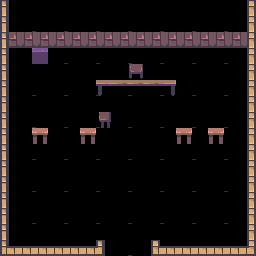

Tiled map render using the project's own tile images. Description and the whole map definition, tile-layer contents included, below:
An orthogonal 16x16 tile map with 16x16 px tiles, 5 tile layers (background, midground, buildings, foreground, ...), 2 tilesets and 1 object.

<map version="1.2" tiledversion="1.3.0" orientation="orthogonal" renderorder="right-down" compressionlevel="0" width="16" height="16" tilewidth="16" tileheight="16" infinite="0" nextlayerid="8" nextobjectid="5">
 <tileset firstgid="1" source="InteriorBackground.tsx" />
 <tileset firstgid="401" source="InteriorForeground.tsx" />
 <layer id="1" name="background" width="16" height="16">
  <data encoding="csv">
190,191,190,191,190,191,190,191,190,191,190,191,190,191,190,191,
210,211,210,211,210,211,210,211,210,211,210,211,210,211,210,211,
190,191,190,191,190,191,190,191,190,191,190,191,190,191,190,191,
210,211,210,211,210,211,210,211,210,211,210,211,210,211,210,211,
190,191,190,191,190,191,190,191,190,191,190,191,190,191,190,191,
210,211,210,211,210,211,210,211,210,211,210,211,210,211,210,211,
190,191,190,191,190,191,190,191,190,191,190,191,190,191,190,191,
210,211,210,211,210,211,210,211,210,211,210,211,210,211,210,211,
190,191,190,191,190,191,190,191,190,191,190,191,190,191,190,191,
210,211,210,211,210,211,210,211,210,211,210,211,210,211,210,211,
190,191,190,191,190,191,190,191,190,191,190,191,190,191,190,191,
210,211,210,211,210,211,210,211,210,211,210,211,210,211,210,211,
190,191,190,191,190,191,190,191,190,191,190,191,190,191,190,191,
210,211,210,211,210,211,210,211,210,211,210,211,210,211,210,211,
190,191,190,191,190,191,190,191,190,191,190,191,190,191,190,191,
210,211,210,211,210,211,210,211,210,211,210,211,210,211,210,211
</data>
 </layer>
 <layer id="2" name="midground" width="16" height="16">
  <data encoding="csv">
0,0,0,0,0,0,0,0,0,0,0,0,0,0,0,0,
0,0,0,0,0,0,0,0,0,0,0,0,0,0,0,0,
0,0,0,0,0,0,0,0,0,0,0,0,0,0,0,0,
0,0,0,0,0,0,0,0,0,0,0,0,0,0,0,0,
0,0,0,0,0,0,0,0,0,0,0,0,0,0,0,0,
0,0,0,0,0,0,0,0,0,0,0,0,0,0,0,0,
0,0,0,0,0,0,0,0,0,0,0,0,0,0,0,0,
0,0,0,0,0,0,0,0,0,0,0,0,0,0,0,0,
0,0,0,0,0,0,0,0,0,0,0,0,0,0,0,0,
0,0,0,0,0,0,0,0,0,0,0,0,0,0,0,0,
0,0,0,0,0,0,0,0,0,0,0,0,0,0,0,0,
0,0,0,0,0,0,0,0,0,0,0,0,0,0,0,0,
0,0,0,0,0,0,0,0,0,0,0,0,0,0,0,0,
0,0,0,0,0,0,0,0,0,0,0,0,0,0,0,0,
0,0,0,0,0,0,0,0,0,0,0,0,0,0,0,0,
0,0,0,0,0,0,0,0,0,0,0,0,0,0,0,0
</data>
 </layer>
 <layer id="5" name="buildings" width="16" height="16">
  <data encoding="csv">
0,0,0,0,0,0,0,0,0,0,0,0,0,0,0,0,
0,0,0,0,0,0,0,0,0,0,0,0,0,0,0,0,
0,0,0,0,0,0,0,0,0,0,0,0,0,0,0,0,
0,0,0,0,0,0,0,0,0,0,0,0,0,0,0,0,
0,0,0,0,0,0,0,0,0,0,0,0,0,0,0,0,
0,0,0,0,0,0,0,0,0,0,0,0,0,0,0,0,
0,0,0,0,0,0,0,0,0,0,0,0,0,0,0,0,
0,0,0,0,0,0,0,0,0,0,0,0,0,0,0,0,
0,0,0,0,0,0,0,0,0,0,0,0,0,0,0,0,
0,0,0,0,0,0,0,0,0,0,0,0,0,0,0,0,
0,0,0,0,0,0,0,0,0,0,0,0,0,0,0,0,
0,0,0,0,0,0,0,0,0,0,0,0,0,0,0,0,
0,0,0,0,0,0,0,0,0,0,0,0,0,0,0,0,
0,0,0,0,0,0,0,0,0,0,0,0,0,0,0,0,
0,0,0,0,0,0,0,0,0,0,0,0,0,0,0,0,
2523,2382,2382,2382,2382,2382,2591,0,0,2593,2382,2382,2382,2382,2382,2521
</data>
 </layer>
 <layer id="3" name="foreground" width="16" height="16">
  <data encoding="csv">
0,0,0,0,0,0,0,0,0,0,0,0,0,0,0,0,
0,0,0,0,0,0,0,0,0,0,0,0,0,0,0,0,
3213,3213,3213,3213,3213,3213,3213,3213,3213,3213,3213,3213,3213,3213,3213,3213,
0,0,1574,0,0,0,0,0,0,0,0,0,0,0,0,0,
0,0,0,0,0,0,0,0,1044,0,0,0,0,0,0,0,
0,0,0,0,0,0,1813,1814,1814,1814,1815,0,0,0,0,0,
0,0,0,0,0,0,0,0,0,0,0,0,0,0,0,0,
0,0,0,0,0,0,1043,0,0,0,0,0,0,0,0,0,
0,0,1674,0,0,1674,0,0,0,0,0,1674,0,1674,0,0,
0,0,0,0,0,0,0,0,0,0,0,0,0,0,0,0,
0,0,0,0,0,0,0,0,0,0,0,0,0,0,0,0,
0,0,0,0,0,0,0,0,0,0,0,0,0,0,0,0,
0,0,0,0,0,0,0,0,0,0,0,0,0,0,0,0,
0,0,0,0,0,0,0,0,0,0,0,0,0,0,0,0,
0,0,0,0,0,0,0,0,0,0,0,0,0,0,0,0,
0,0,0,0,0,0,0,0,0,0,0,0,0,0,0,0
</data>
 </layer>
 <objectgroup id="7" name="SpecialZone" />
 <layer id="4" name="front" width="16" height="16">
  <data encoding="csv">
2453,0,0,0,0,0,0,0,0,0,0,0,0,0,0,2451,
2453,0,0,0,0,0,0,0,0,0,0,0,0,0,0,2451,
2453,0,0,0,0,0,0,0,0,0,0,0,0,0,0,2451,
2453,0,0,0,0,0,0,0,0,0,0,0,0,0,0,2451,
2453,0,0,0,0,0,0,0,0,0,0,0,0,0,0,2451,
2453,0,0,0,0,0,0,0,0,0,0,0,0,0,0,2451,
2453,0,0,0,0,0,0,0,0,0,0,0,0,0,0,2451,
2453,0,0,0,0,0,0,0,0,0,0,0,0,0,0,2451,
2453,0,0,0,0,0,0,0,0,0,0,0,0,0,0,2451,
2453,0,0,0,0,0,0,0,0,0,0,0,0,0,0,2451,
2453,0,0,0,0,0,0,0,0,0,0,0,0,0,0,2451,
2453,0,0,0,0,0,0,0,0,0,0,0,0,0,0,2451,
2453,0,0,0,0,0,0,0,0,0,0,0,0,0,0,2451,
2453,0,0,0,0,0,0,0,0,0,0,0,0,0,0,2451,
2453,0,0,0,0,0,0,0,0,0,0,0,0,0,0,2451,
0,0,0,0,0,0,0,0,0,0,0,0,0,0,0,0
</data>
 </layer>
 <objectgroup id="6" name="Portal">
  <object id="4" x="109" y="241" width="40" height="14.75">
   <properties>
    <property name="Click" value="false" />
    <property name="directionToFace" value="Down" />
    <property name="from" value="Restaurant" />
    <property name="to" value="LullabyTown" />
    <property name="xOffSet" value="0" />
    <property name="yOffSet" value="-16" />
   </properties>
  </object>
 </objectgroup>
</map>